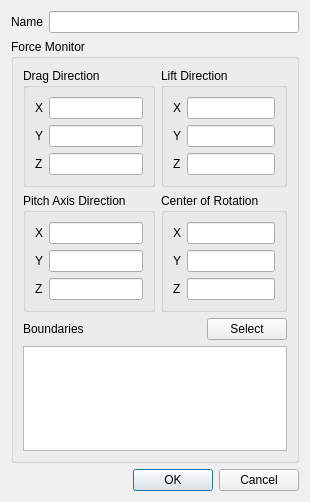
<?xml version="1.0" encoding="UTF-8"?>
<ui version="4.0">
 <class>ForceDialog</class>
 <widget class="QDialog" name="ForceDialog">
  <property name="geometry">
   <rect>
    <x>0</x>
    <y>0</y>
    <width>310</width>
    <height>502</height>
   </rect>
  </property>
  <property name="windowTitle">
   <string>Force Monitor</string>
  </property>
  <layout class="QVBoxLayout" name="verticalLayout_2">
   <item>
    <widget class="QWidget" name="nameWidget" native="true">
     <layout class="QFormLayout" name="formLayout_6">
      <property name="leftMargin">
       <number>0</number>
      </property>
      <property name="topMargin">
       <number>0</number>
      </property>
      <property name="rightMargin">
       <number>0</number>
      </property>
      <property name="bottomMargin">
       <number>0</number>
      </property>
      <item row="0" column="0">
       <widget class="QLabel" name="label_1">
        <property name="text">
         <string>Name</string>
        </property>
       </widget>
      </item>
      <item row="0" column="1">
       <widget class="QLineEdit" name="name"/>
      </item>
     </layout>
    </widget>
   </item>
   <item>
    <widget class="QGroupBox" name="groupBox">
     <property name="title">
      <string>Force Monitor</string>
     </property>
     <layout class="QVBoxLayout" name="verticalLayout">
      <item>
       <widget class="QWidget" name="widget_2" native="true">
        <layout class="QGridLayout" name="gridLayout">
         <property name="leftMargin">
          <number>0</number>
         </property>
         <property name="topMargin">
          <number>0</number>
         </property>
         <property name="rightMargin">
          <number>0</number>
         </property>
         <property name="bottomMargin">
          <number>0</number>
         </property>
         <item row="0" column="0">
          <widget class="QGroupBox" name="groupBox_2">
           <property name="title">
            <string>Drag Direction</string>
           </property>
           <layout class="QFormLayout" name="formLayout_2">
            <item row="0" column="0">
             <widget class="QLabel" name="label_5">
              <property name="text">
               <string>X</string>
              </property>
             </widget>
            </item>
            <item row="0" column="1">
             <widget class="QLineEdit" name="dragDirectionX"/>
            </item>
            <item row="1" column="0">
             <widget class="QLabel" name="label_6">
              <property name="text">
               <string>Y</string>
              </property>
             </widget>
            </item>
            <item row="1" column="1">
             <widget class="QLineEdit" name="dragDirectionY"/>
            </item>
            <item row="2" column="0">
             <widget class="QLabel" name="label_7">
              <property name="text">
               <string>Z</string>
              </property>
             </widget>
            </item>
            <item row="2" column="1">
             <widget class="QLineEdit" name="dragDirectionZ"/>
            </item>
           </layout>
          </widget>
         </item>
         <item row="0" column="1">
          <widget class="QGroupBox" name="groupBox_3">
           <property name="title">
            <string>Lift Direction</string>
           </property>
           <layout class="QFormLayout" name="formLayout_3">
            <item row="0" column="0">
             <widget class="QLabel" name="label_8">
              <property name="text">
               <string>X</string>
              </property>
             </widget>
            </item>
            <item row="0" column="1">
             <widget class="QLineEdit" name="liftDirectionX"/>
            </item>
            <item row="1" column="0">
             <widget class="QLabel" name="label_9">
              <property name="text">
               <string>Y</string>
              </property>
             </widget>
            </item>
            <item row="1" column="1">
             <widget class="QLineEdit" name="liftDirectionY"/>
            </item>
            <item row="2" column="0">
             <widget class="QLabel" name="label_10">
              <property name="text">
               <string>Z</string>
              </property>
             </widget>
            </item>
            <item row="2" column="1">
             <widget class="QLineEdit" name="liftDirectionZ"/>
            </item>
           </layout>
          </widget>
         </item>
         <item row="1" column="0">
          <widget class="QGroupBox" name="groupBox_4">
           <property name="title">
            <string>Pitch Axis Direction</string>
           </property>
           <layout class="QFormLayout" name="formLayout_4">
            <item row="0" column="0">
             <widget class="QLabel" name="label_11">
              <property name="text">
               <string>X</string>
              </property>
             </widget>
            </item>
            <item row="0" column="1">
             <widget class="QLineEdit" name="pitchAxisDirectionX"/>
            </item>
            <item row="1" column="0">
             <widget class="QLabel" name="label_12">
              <property name="text">
               <string>Y</string>
              </property>
             </widget>
            </item>
            <item row="1" column="1">
             <widget class="QLineEdit" name="pitchAxisDirectionY"/>
            </item>
            <item row="2" column="0">
             <widget class="QLabel" name="label_13">
              <property name="text">
               <string>Z</string>
              </property>
             </widget>
            </item>
            <item row="2" column="1">
             <widget class="QLineEdit" name="pitchAxisDirectionZ"/>
            </item>
           </layout>
          </widget>
         </item>
         <item row="1" column="1">
          <widget class="QGroupBox" name="groupBox_5">
           <property name="title">
            <string>Center of Rotation</string>
           </property>
           <layout class="QFormLayout" name="formLayout_5">
            <item row="0" column="0">
             <widget class="QLabel" name="label_14">
              <property name="text">
               <string>X</string>
              </property>
             </widget>
            </item>
            <item row="0" column="1">
             <widget class="QLineEdit" name="centerOfRotationX"/>
            </item>
            <item row="1" column="0">
             <widget class="QLabel" name="label_15">
              <property name="text">
               <string>Y</string>
              </property>
             </widget>
            </item>
            <item row="1" column="1">
             <widget class="QLineEdit" name="centerOfRotationY"/>
            </item>
            <item row="2" column="0">
             <widget class="QLabel" name="label_16">
              <property name="text">
               <string>Z</string>
              </property>
             </widget>
            </item>
            <item row="2" column="1">
             <widget class="QLineEdit" name="centerOfRotationZ"/>
            </item>
           </layout>
          </widget>
         </item>
        </layout>
       </widget>
      </item>
      <item>
       <widget class="QWidget" name="widget" native="true">
        <layout class="QHBoxLayout" name="horizontalLayout">
         <property name="leftMargin">
          <number>0</number>
         </property>
         <property name="topMargin">
          <number>0</number>
         </property>
         <property name="rightMargin">
          <number>0</number>
         </property>
         <property name="bottomMargin">
          <number>0</number>
         </property>
         <item>
          <widget class="QLabel" name="label_17">
           <property name="text">
            <string>Boundaries</string>
           </property>
          </widget>
         </item>
         <item>
          <spacer name="horizontalSpacer">
           <property name="orientation">
            <enum>Qt::Horizontal</enum>
           </property>
           <property name="sizeHint" stdset="0">
            <size>
             <width>123</width>
             <height>20</height>
            </size>
           </property>
          </spacer>
         </item>
         <item>
          <widget class="QPushButton" name="select">
           <property name="text">
            <string>Select</string>
           </property>
          </widget>
         </item>
        </layout>
       </widget>
      </item>
      <item>
       <widget class="QListWidget" name="boundaries">
        <property name="selectionMode">
         <enum>QAbstractItemView::MultiSelection</enum>
        </property>
       </widget>
      </item>
     </layout>
    </widget>
   </item>
   <item>
    <widget class="QDialogButtonBox" name="buttonBox">
     <property name="orientation">
      <enum>Qt::Horizontal</enum>
     </property>
     <property name="standardButtons">
      <set>QDialogButtonBox::Cancel|QDialogButtonBox::Ok</set>
     </property>
    </widget>
   </item>
  </layout>
 </widget>
 <resources/>
 <connections>
  <connection>
   <sender>buttonBox</sender>
   <signal>accepted()</signal>
   <receiver>ForceDialog</receiver>
   <slot>accept()</slot>
   <hints>
    <hint type="sourcelabel">
     <x>248</x>
     <y>254</y>
    </hint>
    <hint type="destinationlabel">
     <x>157</x>
     <y>274</y>
    </hint>
   </hints>
  </connection>
  <connection>
   <sender>buttonBox</sender>
   <signal>rejected()</signal>
   <receiver>ForceDialog</receiver>
   <slot>reject()</slot>
   <hints>
    <hint type="sourcelabel">
     <x>316</x>
     <y>260</y>
    </hint>
    <hint type="destinationlabel">
     <x>286</x>
     <y>274</y>
    </hint>
   </hints>
  </connection>
 </connections>
</ui>
